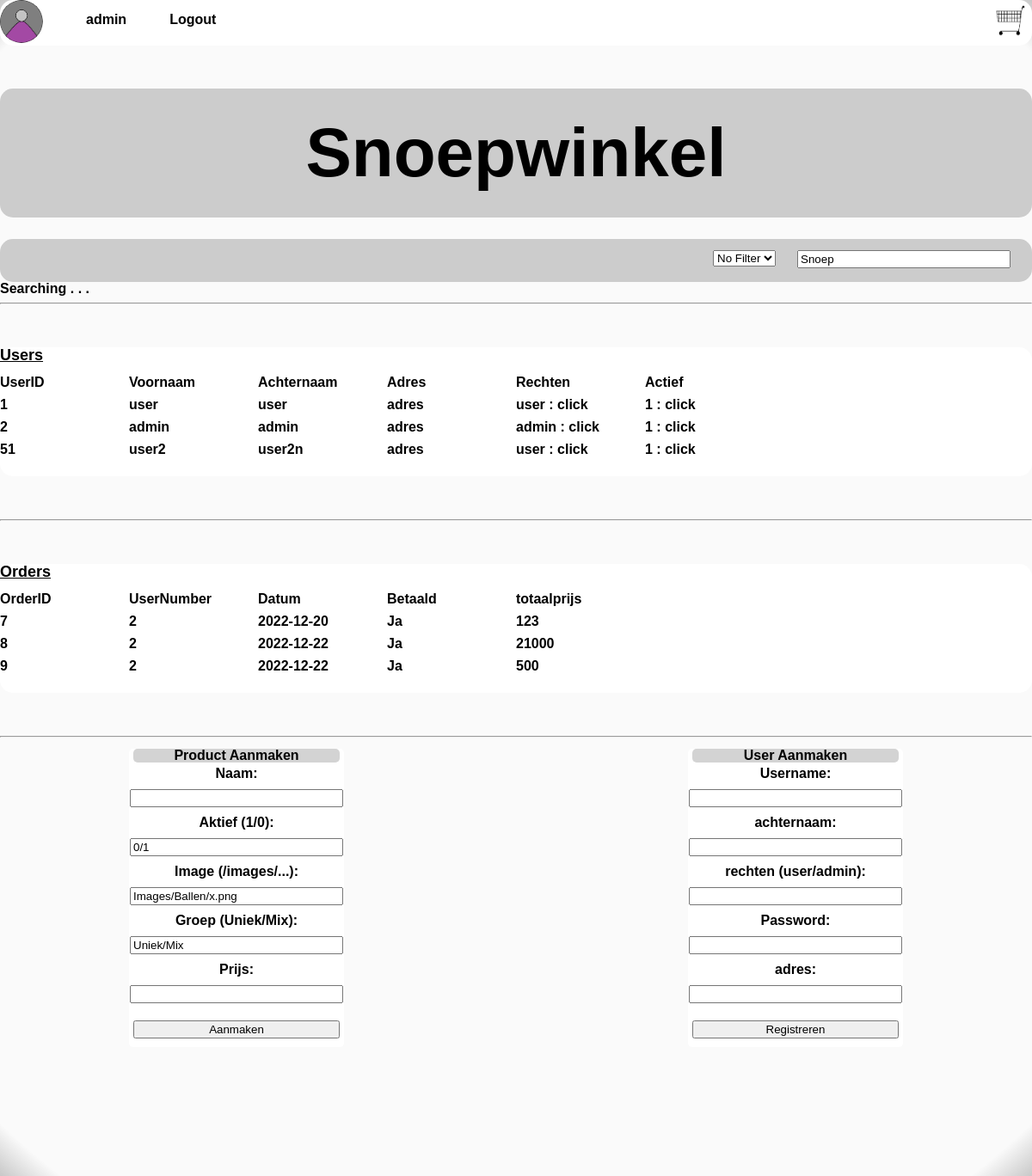
The page /HomePage.php (signed in) on the database its author committed.
### tables this page shows
CREATE TABLE `users` (
  `UserNumber` int(10) NOT NULL,
  `voornaam` varchar(32) DEFAULT NULL,
  `achternaam` varchar(32) DEFAULT NULL,
  `adres` varchar(32) DEFAULT NULL,
  `rechten` varchar(8) DEFAULT NULL,
  `Password` varchar(128) NOT NULL,
  `Actief` int(11) DEFAULT NULL
);

CREATE TABLE `orders` (
  `OrderID` int(11) NOT NULL,
  `userNumber` int(11) NOT NULL,
  `Datum` date NOT NULL,
  `Betaald` int(11) NOT NULL,
  `totaalPrijs` int(11) NOT NULL
);

### HomePage.php (the view, shortened to what this page needs)
<?php
include_once "DbInfo.php";
$link = mysqli_connect($host, $user, $password) or die("Error: no connection can be made to the host");
mysqli_select_db($link, $database) or die("Error: the database could not be opened");
?>
<!DOCTYPE html>
<html>
<head>
    <link rel="stylesheet" href="CSS/reset.css" />
    <link rel="stylesheet" href="CSS/index.css" />
    <link rel="stylesheet" href="CSS/LoginPage.css" />
</head>
<body onload="startOL()">
    <div class="Wrapper">
        <div class="NavigatieBalk rounded">
            <a class="AccountSelector" href="LoginPage.html">
                <?php
                $account = "";
                if (isset($_SESSION["username"])) {
                    if ($_SESSION["rechten"] == "admin") {
                        $account = "adminLoggedIn";
                    } else {
                        $account = "userLoggedIn";
                    }
                }
                if ($account == "userLoggedIn") {
                    echo "<img class='icon floatL' src='Images/loggedIn.png' alt='AccountImage'>";
                } elseif ($account == "adminLoggedIn") {
                    echo "<img class='icon floatL' src='Images/admin.png' alt='AccountImage'>";
                } else {
                    echo "<img class='icon floatL' src='Images/loggedOut.png' alt='AccountImage'>";
                }
                if (isset($_SESSION["username"])) {
                    echo "<p class='logout'>" . htmlspecialchars($_SESSION["username"]) . "</p>";
                }
                ?>
            </a>
            <?php
            if (isset($_SESSION["username"])) {
                echo "<a class='ShoppingcartSelector' href='ShoppingCart.php'>";
                echo "<img class='icon' src='Images/ShoppingCart.png' alt='ShoppingCartImage'>";
                echo "</a>";
            }
            if (isset($_SESSION["username"])) {
                echo "<a class='logout' href='HomePage.php?action=logout'>Logout</a>";
            } else {
                echo "<p class='logout'>Logged out</p>";
            }
            ?>
        </div>
        <div class="OntvangstBalk rounded center">
            <h1>Snoepwinkel</h1>
        </div>
        <div class="SearchBalk rounded">
            <input class="floatR AJAXSearchBalk" type="text" id="AjaxInputBeschrijving" onkeyup="start();" value="Snoep">
            <select class="floatR AJAXSearchBalk" id="AjaxInputGroup" onchange="start();">
                <option value="NoFilter">No Filter</option>
            </select>
        </div>
        <div id="output"></div>
        <?php
        if ($account == "adminLoggedIn") {
            $query = "SELECT * FROM users";
            $result = mysqli_query($link, $query) or die("Error: an error has occurred while executing the query.");
            echo "<hr>";
            echo "<div class='Product rounded'>";
            echo "<h4>Users</h4>";
            echo "<table>";
            echo "<tr>";
            echo "<td>UserID</td>";
            echo "<td>Voornaam</td>";
            echo "<td>Achternaam</td>";
            echo "<td>Adres</td>";
            echo "<td>Rechten</td>";
            echo "<td>Actief</td>";
            echo "</tr>";
            while ($row = mysqli_fetch_array($result)) {
                echo "<tr>";
                echo "<td>" . $row['UserNumber'] . "</td>";
                echo "<td>" . $row['voornaam'] . "</td>";
                echo "<td>" . $row['achternaam'] . "</td>";
                echo "<td>" . $row['adres'] . "</td>";
                echo "<td>" . $row['rechten'] . " : " . "<a href=\"HomePage.php?index=" . $row['UserNumber'] . "&action=promote\"> click </a></td>";
                echo "<td>" . $row['Actief'] . " : " . "<a href=\"HomePage.php?index=" . $row['UserNumber'] . "&action=activate\"> click </a></td>";
                echo "</tr>";
            }
            echo "</table>";
            echo "</div>";
            echo "<hr>";
            $query = "SELECT * FROM orders";
            $result = mysqli_query($link, $query) or die("Error: an error has occurred while executing the query.");
            echo "<div class='Product rounded'>";
            echo "<h4>Orders</h4>";
            echo "<table>";
            echo "<tr>";
            echo "<td>OrderID</td>";
            echo "<td>UserNumber</td>";
            echo "<td>Datum</td>";
            echo "<td>Betaald</td>";
            echo "<td>totaalprijs</td>";
            echo "</tr>";
            while ($row = mysqli_fetch_array($result)) {
                echo "<tr>";
                echo "<td>" . $row['OrderID'] . "</td>";
                echo "<td>" . $row['userNumber'] . "</td>";
                echo "<td>" . $row['Datum'] . "</td>";
                if($row['Betaald'] == 1){
                    $row['Betaald'] = "Ja";
                }
                else{
                    $row['Betaald'] = "Nee";
                }
                echo "<td>" . $row['Betaald'] . "</td>";
                echo "<td>" . $row['totaalPrijs'] . "</td>";
                echo "</tr>";
            }
            echo "</table>";
            echo "</div>";
            echo "<hr>";
        ?>
            <div class="after">
                <div class="floatR adminAddToDB marginBottom">
                    <form name="MakeAccount" method="POST" onsubmit="return checkIfEmpty()" action="MakeAccount.php">
                        <h3>User Aanmaken</h3>
                        <p id="usernameTitle">Username:</p>
                        <input type="text" id="username" name="username">
                        <p id="achternaamTitle">achternaam:</p>
                        <input type="text" id="achternaam" name="achternaam">
                        <p id="rechtenTitle">rechten (user/admin):</p>
                        <input type="text" id="rechten" name="rechten">
                        <p id="passwordTitle">Password:</p>
                        <input type="password" id="password" name="password">
                        <p id="adresTitle">adres:</p>
                        <input type="text" id="adres" name="adres">
                        <input type="submit" value="Registreren" name="login">
                    </form>
                </div>
                <div class="floatL adminAddToDB marginBottom">
                    <form name="MakeProduct" method="POST" onsubmit="return checkIfEmptyProduct()" action="MakeProduct.php">
                        <h3>Product Aanmaken</h3>
                        <p id="productNametitle">Naam:</p>
                        <input type="text" id="productName" name="productName">
                        <p id="productAktiefTitle">Aktief (1/0):</p>
                        <input type="text" id="productAktief" name="productAktief" value="0/1">
                        <p id="ImageTitle">Image (/images/...):</p>
                        <input type="text" id="Image" name="Image" value="Images/Ballen/x.png">
                        <p id="groupTitle">Groep (Uniek/Mix):</p>
                        <input type="text" id="group" name="group" value="Uniek/Mix">
                        <p id="prijsTitle">Prijs:</p>
                        <input type="text" id="prijs" name="prijs" value="">
                        <input type="submit" value="Aanmaken" name="ProductAanmaken">
                    </form>
                </div>
            </div>
        <?php
        }
        ?>
    </div>
</body>
</html>

### CSS/index.css (style rules this page uses)
body { font-family: Helvetica; font-weight: bold; }
html { background: rgb(255,255,255); background: radial-gradient(circle, rgba(250,250,250,1) 95%, rgba(200,200,200,1) 100%); }
.Wrapper { max-width: auto; min-width: 500px; max-width: 1200px; margin: 0px auto 0px auto; }
.NavigatieBalk { background-color:white; min-height: 50px; margin-bottom: 10px; }
.NavigatieBalk::after { content: ""; display: block; clear: both; }
.ShoppingcartSelector { float: right; }
.AccountSelector { float: left; }
.logout { margin-top: 15px; margin-left: 50px; float: left; }
.OntvangstBalk { min-height: 150px; background-color: #cccccc; }
.OntvangstBalk::after { content: ""; display: block; clear: both; }
.SearchBalk { background-color: #cccccc; min-height: 50px; margin-top: 25px; }
.SearchBalk::after { content: ""; display: block; clear: both; }
.AJAXSearchBalk { margin-top: 12.5px; margin-right: 25px; }
.after::after { content: ""; display: block; clear: both; }
.Product { min-height: 150px; background-color: white; margin-top: 50px; margin-bottom: 50px; }
.Product::after { content: ""; display: block; clear: both; }
.adminAddToDB { margin-left: 150px; margin-right: 150px; }
td { min-width: 150px; padding-top: 5px; padding-bottom: 5px; }
H1 { font-size: 500%; }
h4 { font-size: large; margin-bottom: 10px; text-decoration: underline; }
.icon { width: 50px; height: 50px; border-radius: 25px; }
a:visited, a:link, a:active { text-decoration: none; color: black; }
.floatL { float: left; }
.floatR { float: right; }
.rounded { border-radius: 15px; }
.center { text-align: center; }

### CSS/LoginPage.css (style rules this page uses)
form { text-align: center; max-width: 250px; background-color: white; border-radius: 5px; border-color: black; border-width: 2px; }
input { width: 240px; margin-top: 10px; margin-bottom: 10px; }
.center { margin-top: 50px; display: flex; align-items: center; justify-content: center; }
h3 { margin: 5px; background-color: lightgray; border-radius: 5px; }
.marginBottom { margin-bottom: 150px; }

### rows shown on the page
users: UserNumber "1", voornaam "user", achternaam "user", adres "adres", rechten "user", Actief "1"
users: UserNumber "2", voornaam "admin", achternaam "admin", adres "adres", rechten "admin", Actief "1"
users: UserNumber "51", voornaam "user2", achternaam "user2n", adres "adres", rechten "user", Actief "1"
orders: OrderID "7", userNumber "2", Datum "2022-12-20", Betaald "Ja", totaalPrijs "123"
orders: OrderID "8", userNumber "2", Datum "2022-12-22", Betaald "Ja", totaalPrijs "21000"
orders: OrderID "9", userNumber "2", Datum "2022-12-22", Betaald "Ja", totaalPrijs "500"

### other values the page prints
$_SESSION["username"] "admin"
